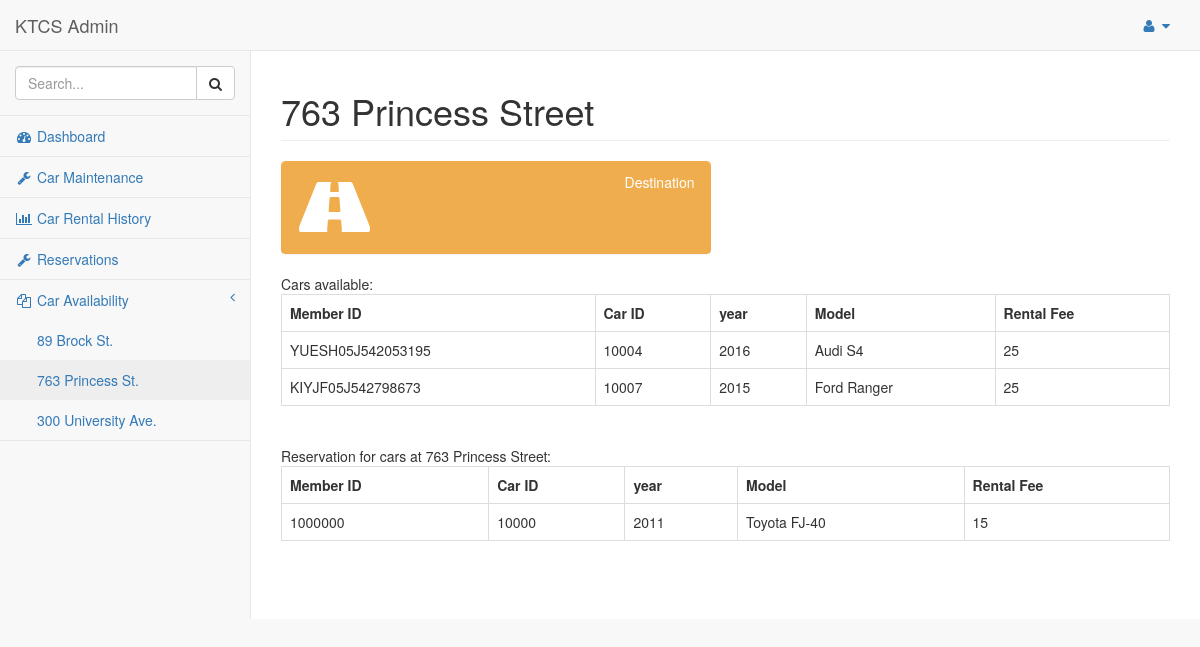
Screenshot of /admin/pages/location2.php (signed in) with the database file from the repository.
### tables this page shows
CREATE TABLE `car` (
  `vin` varchar(20) NOT NULL,
  `pickup_location` varchar(40) NOT NULL,
  `dropoff_location` varchar(40) DEFAULT NULL,
  `make_model` varchar(25) NOT NULL,
  `year` year(4) NOT NULL,
  `rental_fee` int(11) NOT NULL,
  `carID` int(11) NOT NULL,
  `available` int(1) NOT NULL DEFAULT '0'
);

CREATE TABLE `reservation` (
  `carID` int(11) NOT NULL,
  `memberID` int(11) NOT NULL,
  `reservation_num` varchar(20) NOT NULL,
  `date` date NOT NULL,
  `access_code` varchar(20) NOT NULL,
  `length_of_reservation` int(11) NOT NULL
);

### admin/pages/location2.php (the view, shortened to what this page needs)
 <!DOCTYPE html>
<html lang="en">
<head>
    <link href="../vendor/bootstrap/css/bootstrap.min.css" rel="stylesheet">
    <link href="../vendor/metisMenu/metisMenu.min.css" rel="stylesheet">
    <link href="../dist/css/sb-admin-2.css" rel="stylesheet">
    <link href="../vendor/morrisjs/morris.css" rel="stylesheet">
    <link href="../vendor/font-awesome/css/font-awesome.min.css" rel="stylesheet" type="text/css">
</head>
<body>
    <div id="wrapper">
        <nav class="navbar navbar-default navbar-static-top" role="navigation" style="margin-bottom: 0">
            <div class="navbar-header">
                <a class="navbar-brand" href="index.php">KTCS Admin</a>
            </div>
            <ul class="nav navbar-top-links navbar-right">
                <li class="dropdown">
                    <a class="dropdown-toggle" data-toggle="dropdown" href="#">
                        <i class="fa fa-user fa-fw"></i> <i class="fa fa-caret-down"></i>
                    </a>
                </li>
            </ul>
            <div class="navbar-default sidebar" role="navigation">
                <div class="sidebar-nav navbar-collapse">
                    <ul class="nav" id="side-menu">
                        <li class="sidebar-search">
                            <div class="input-group custom-search-form">
                                <input type="text" class="form-control" placeholder="Search...">
                                <span class="input-group-btn">
                                <button class="btn btn-default" type="button">
                                    <i class="fa fa-search"></i>
                                </button>
                            </span>
                            </div>
                        </li>
                        <li>
                            <a href="index.php"><i class="fa fa-dashboard fa-fw"></i> Dashboard</a>
                        </li>
						<li>
                            <a href="carM.php"><i class="fa fa-wrench fa-fw"></i> Car Maintenance</a>
                        </li>
                        <li>
                            <a href="carHistory.php"><i class="fa fa-bar-chart-o fa-fw"></i> Car Rental History</a>
                        </li>
                        <li>
                            <a href="date1.php"><i class="fa fa-wrench fa-fw"></i> Reservations</a>
                        </li>
                        <li>
                            <a href="#"><i class="fa fa-files-o fa-fw"></i> Car Availability<span class="fa arrow"></span></a>
                            <ul class="nav nav-second-level">
                                <li>
                                    <a href="location1.php">89 Brock St.</a>
                                </li>
                                <li>
                                    <a href="location2.php">763 Princess St.</a>
                                </li>
                                <li>
                                    <a href="location3.php">300 University Ave.</a>
                                </li>
                            </ul>
                        </li>
                    </ul>
                </div>
            </div>
        </nav>
        <div id="page-wrapper">
            <div class="row">
                <div class="col-lg-12">
                    <h1 class="page-header">763 Princess Street</h1>
                </div>
            </div>
            <div class="row">
                <div class="col-lg-6 col-md-6">
                    <div class="panel panel-yellow">
                        <div class="panel-heading">
                            <div class="row">
                                <div class="col-xs-3">
                                    <i class="fa fa-road fa-5x"></i>
                                </div>
                                <div class="col-xs-9 text-right">
                                    <div>Destination</div>
                                </div>
                            </div>
                        </div>
                    </div>
                </div>
            </div>
<?php
if(isset($_SESSION['id'])){
    include_once '../../connection.php';
        echo "Cars available: <br>";
        $query = "SELECT carID, vin, make_model, year, rental_fee FROM car WHERE pickup_location = '763 Princess St.' AND available = '0'";
        $stmt = $dbh->prepare($query);
		$stmt->execute();
        $stmt->bind_result($carID,$vin,$makemodel,$year,$rentalfee);
	echo "<table class='table table-hover table-bordered'>";
	echo "<tr>";
	echo "<th>Member ID</th>";
	echo "<th>Car ID</th>";
	echo "<th>year</th>";
	echo "<th>Model</th>";
	echo "<th>Rental Fee</th>";
	echo "</tr>";
    while ($stmt -> fetch()){
						echo "<tr>";
						echo "<td>$vin</td>";
						echo "<td>$carID</td>";
						echo "<td>$year </td>";
						echo "<td>$makemodel</td>";
						echo "<td>$rentalfee</td>";
						echo "</tr>";
    }
		echo "</table>";
} else {
	header("Location: ../../worklogin.php");
	die();
}
?>
<?php
if(isset($_SESSION['id'])){
    include_once '../../connection.php';
    echo "<br>";
    echo "Reservation for cars at 763 Princess Street: <br>";
    $query = "SELECT car.carID, vin, make_model, year, rental_fee, memberID AS reserved_by FROM car, reservation WHERE pickup_location = '763 Princess St.' AND available = '1' AND reservation.carID = car.carID";
    $stmt = $dbh->prepare($query);
    $stmt->execute();
    $stmt->bind_result($carID,$vin,$makemodel,$year,$rentalfee,$memberID);
	echo "<table class='table table-hover table-bordered'>";
	echo "<tr>";
	echo "<th>Member ID</th>";
	echo "<th>Car ID</th>";
	echo "<th>year</th>";
	echo "<th>Model</th>";
	echo "<th>Rental Fee</th>";
	echo "</tr>";
    if ($stmt -> fetch()){
						echo "<tr>";
						echo "<td>$memberID</td>";
						echo "<td>$carID</td>";
						echo "<td>$year </td>";
						echo "<td>$makemodel</td>";
						echo "<td>$rentalfee</td>";
						echo "</tr>";
	}
    else {
        echo "No cars are reserved at 763 Princess St. currently. <br>";
    }
    echo "</table>";
}
?>
        </div>
    </div>
</body>
</html>

### rows the page displays
car: vin "YUESH05J542053195", carID "10004", year "2016", make_model "Audi S4", rental_fee "25"
car: vin "KIYJF05J542798673", carID "10007", year "2015", make_model "Ford Ranger", rental_fee "25"
reservation: memberID "1000000"
car: carID "10000", year "2011", make_model "Toyota FJ-40", rental_fee "15"
